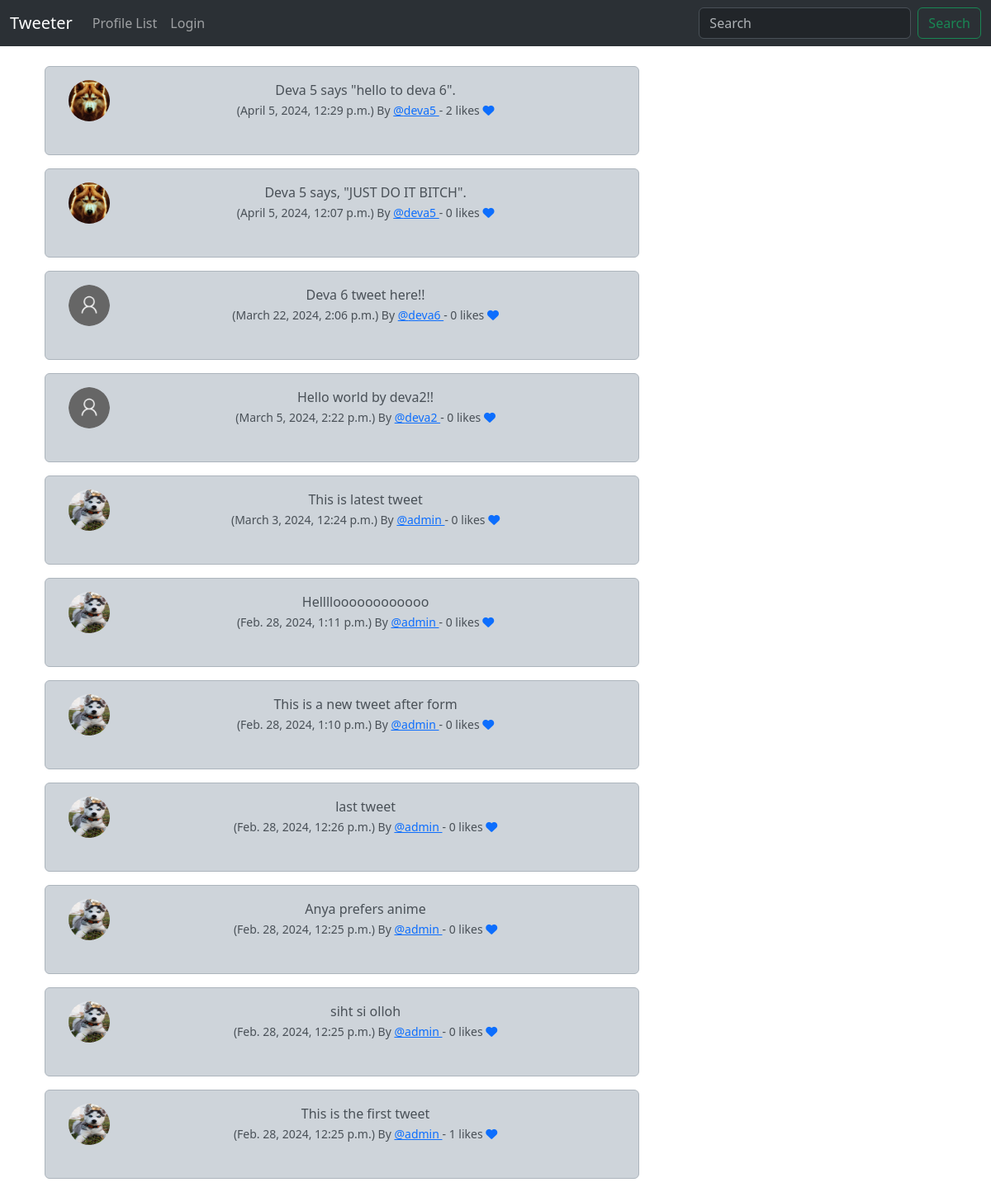
Before: / with the older database file.
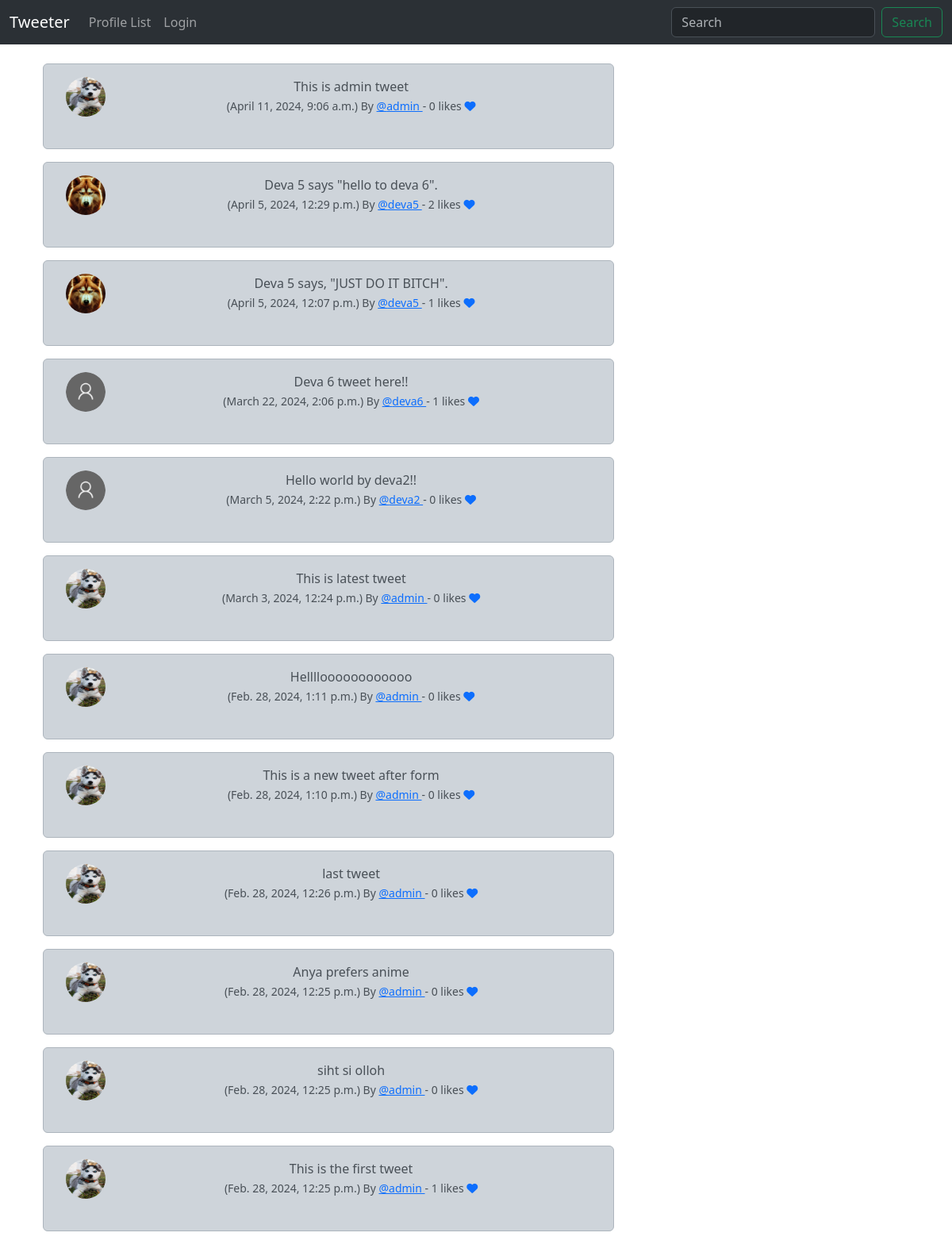
After: the same page with the newer database file.
### musker/models.py (models this page shows, shortened)
class Tweet(models.Model):
    user = models.ForeignKey(User, on_delete=models.DO_NOTHING, related_name="tweets")
    body = models.CharField(max_length=280)
    created_at = models.DateTimeField(auto_now_add=True)
    likes = models.ManyToManyField(User,blank=True)
    def number_of_likes(self):
        return self.likes.count()

class Profile(models.Model):
    user = models.OneToOneField(User, on_delete=models.CASCADE)
    follows = models.ManyToManyField(
        "self", related_name="followed_by", symmetrical=False, blank=True
    )
    profile_image = models.ImageField(null=True,blank=True,upload_to='images/')
    date_modified = models.DateTimeField(User, auto_now=True, auto_now_add=False)

### musker/views.py (the view)
# urls.py: path('',views.home,name='home'),
def home(request):
    if request.user.is_authenticated:
        form = TweetForm(request.POST or None)
        if request.method == "POST":
            if form.is_valid():
                tweet = form.save(commit=False)
                tweet.user = request.user
                tweet.save()
                messages.success(request,"Message has been sent successfully")
                return redirect("home")
        tweets = Tweet.objects.all().order_by("-created_at")
        return render(request,'index.html',{"tweets":tweets,"form":form})
    else:
        tweets = Tweet.objects.all().order_by("-created_at")
        return render(request,'index.html',{"tweets":tweets})

### templates/index.html (shortened to what this page needs)
{% extends "base.html" %}
{% load static %}
{% block container %}
    <div class="container text-center">
        <div class="row">
            <div class="col-8">
                {% for tweet in tweets %}
                <div class="alert alert-dark" role="alert">
                    <div class="container">
                        <div class="row">
                            <div class="col-1">
                                {% if tweet.user.profile.profile_image %}
                                    <img src="{{tweet.user.profile.profile_image.url}}" width="50" height="50" class="rounded-circle"  alt="{{my_profile.user.username}}">
                                {% else %}
                                    <img src="{% static 'images/user_img.png' %}" width="50" height="50" class="rounded-circle"  alt="{{tweet.user.user.username}}">
                                {% endif %}
                            </div>
                            <div class="col-11">
                                {{tweet.body}} <br>
                                <small>
                                    ({{tweet.created_at}}) By <a href="{% url 'profile' tweet.user.id %}"> @{{tweet.user.username}} </a> - {{tweet.number_of_likes}} likes
                                    {% if user in tweet.likes.all %}
                                        <a href="{% url 'tweet_likes' tweet.id%}">
                                            <i class="fa fa-heart-o"></i>
                                        </a>
                                    {% else %}
                                        <a href="{% url 'tweet_likes' tweet.id%}">
                                            <i class="fa-solid fa-heart"></i>
                                        </a>
                                    {% endif %}
                                </small>
                            </div><br><br>
                        </div>
                    </div> <br />
                </div>
                {% endfor %}
            </div>
        </div>
{% endblock container %}

Changed rows visible on the page:
added Tweet: user.profile.profile_image (picture), body "This is admin tweet", created_at "April 11, 2024, 9:06 a.m.", user.username "admin", number_of_likes "0"
computed for Tweet "Deva 5 says, \"JUST DO IT BITCH\".": number_of_likes "0" → "1"
computed for Tweet "Deva 6 tweet here!!": number_of_likes "0" → "1"
